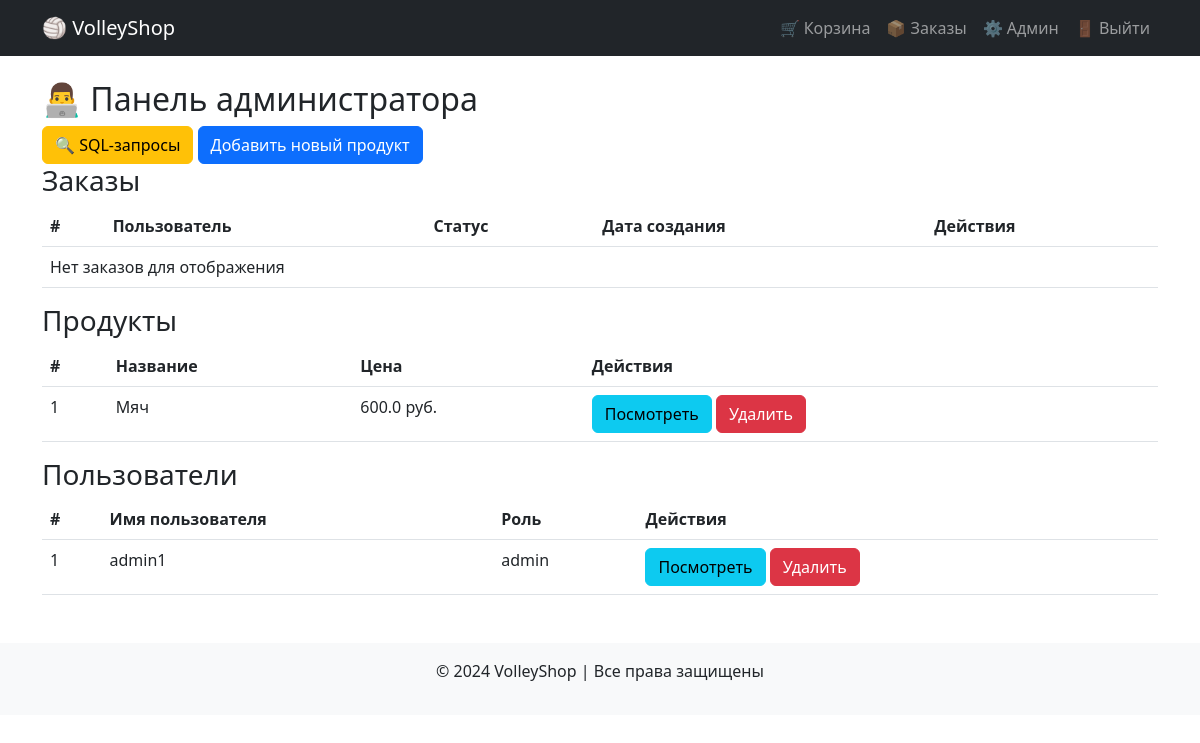
The page /admin (signed in) on the database its author committed.
### models.py (models this page shows, shortened)
class Product(db.Model):
    id = db.Column(db.Integer, primary_key=True)
    name = db.Column(db.String(255), nullable=False)
    description = db.Column(db.Text, nullable=False)
    price = db.Column(db.Float, nullable=False)
    stock = db.Column(db.Integer, default=0)  # Количество на складе
    image = db.Column(db.String(255), nullable=True, default="default.jpg")  # Путь к изображению
    order_items = db.relationship('OrderItem', backref='product', lazy=True)

class User(UserMixin, db.Model):
    id = db.Column(db.Integer, primary_key=True)
    username = db.Column(db.String(100), unique=True, nullable=False)
    email = db.Column(db.String(100), unique=True, nullable=False)
    password_hash = db.Column(db.String(200), nullable=False)
    role = db.Column(db.String(20), default="user")  # "guest", "user", "admin"
    orders = db.relationship('Order', backref='customer', lazy=True)

### routes.py (the view)
@app_routes.route('/admin')
@login_required
def admin_panel():
    if current_user.role != "admin":
        flash('Доступ запрещен!', 'danger')
        return redirect(url_for('app_routes.home'))
    orders = Order.query.all()
    products = Product.query.all()
    users = User.query.all()
    return render_template('admin.html', products=products, users=users, orders=orders)

### app.py (called while the page is built)
@login_manager.user_loader
def load_user(user_id):
    return User.query.get(int(user_id))

### templates/admin.html (shortened to what this page needs)
{% extends "layout.html" %}
{% block content %}
<h2>👨‍💻 Панель администратора</h2>
<a href="{{ url_for('app_routes.admin_sql') }}" class="btn btn-warning">🔍 SQL-запросы</a>
<button class="btn btn-primary" data-toggle="modal" data-target="#addProductModal">Добавить новый продукт</button>
<h3>Заказы</h3>
<table class="table">
    <thead>
        <tr>
            <th>#</th>
            <th>Пользователь</th>
            <th>Статус</th>
            <th>Дата создания</th>
            <th>Действия</th>
        </tr>
    </thead>
    <tbody>
        {% for order in orders %}
        <tr>
            <td>{{ order.id }}</td>
            <td>{{ order.user.username }}</td>
            <td>{{ order.status }}</td>
            <td>{{ order.created_at }}</td>
            <td>
                <a href="{{ url_for('app_routes.view_order', order_id=order.id) }}" class="btn btn-info">Посмотреть</a>
                <form action="{{ url_for('app_routes.delete_order', order_id=order.id) }}" method="POST" style="display:inline;">
                    <button type="submit" class="btn btn-danger">Удалить</button>
                </form>
            </td>
        </tr>
        {% else %}
        <tr>
            <td colspan="5">Нет заказов для отображения</td>
        </tr>
        {% endfor %}
    </tbody>
</table>
<h3>Продукты</h3>
<table class="table">
    <thead>
        <tr>
            <th>#</th>
            <th>Название</th>
            <th>Цена</th>
            <th>Действия</th>
        </tr>
    </thead>
    <tbody>
        {% for product in products %}
        <tr>
            <td>{{ product.id }}</td>
            <td>{{ product.name }}</td>
            <td>{{ product.price }} руб.</td>
            <td>
                <a href="{{ url_for('app_routes.product_detail_admin', product_id=product.id) }}" class="btn btn-info">Посмотреть</a>
                <form action="{{ url_for('app_routes.delete_product', product_id=product.id) }}" method="POST" style="display:inline;">
                    <button type="submit" class="btn btn-danger">Удалить</button>
                </form>
            </td>
        </tr>
        {% else %}
        <tr>
            <td colspan="4">Нет продуктов для отображения</td>
        </tr>
        {% endfor %}
    </tbody>
</table>
<h3>Пользователи</h3>
<table class="table">
    <thead>
        <tr>
            <th>#</th>
            <th>Имя пользователя</th>
            <th>Роль</th>
            <th>Действия</th>
        </tr>
    </thead>
    <tbody>
        {% for user in users %}
        <tr>
            <td>{{ user.id }}</td>
            <td>{{ user.username }}</td>
            <td>{{ user.role }}</td>
            <td>
                <a href="{{ url_for('app_routes.user_detail', user_id=user.id) }}" class="btn btn-info">Посмотреть</a>
                <form action="{{ url_for('app_routes.delete_user', user_id=user.id) }}" method="POST" style="display:inline;">
                    <button type="submit" class="btn btn-danger">Удалить</button>
                </form>
            </td>
        </tr>
        {% else %}
        <tr>
            <td colspan="4">Нет пользователей для отображения</td>
        </tr>
        {% endfor %}
    </tbody>
</table>
{% endblock %}

### rows shown on the page
Product: id "1", name "Мяч", price "600.0"
User: id "1", username "admin1", role "admin"
